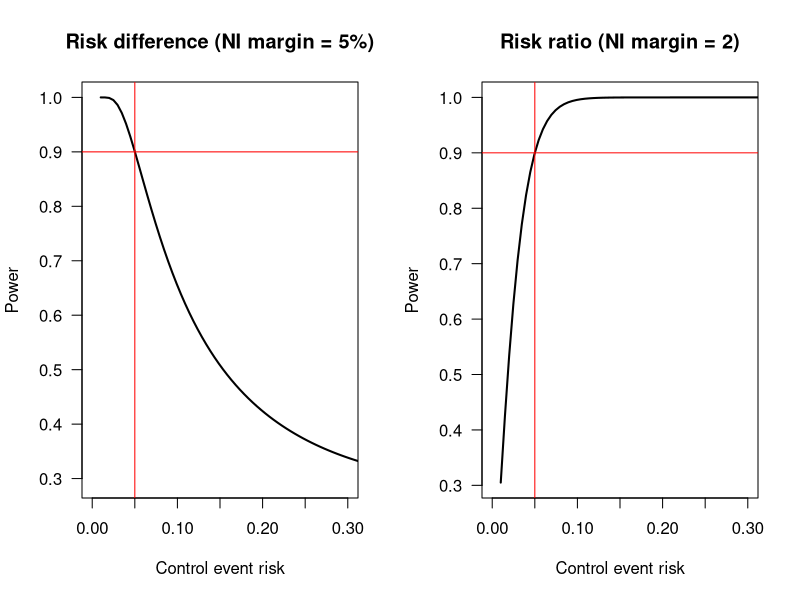

This chart was generated by the following R code:
# Plot sample size given expected control event risk:

setwd("~/Documents/Non-inferiority trials/NI Frontiers/Figures")

pdf(file="Power - Control event risk.pdf",width=10,height=5)
m <- matrix(c(1,2),nrow = 1,ncol = 2,byrow = TRUE)
layout(mat = m,heights = c(0.85,0.85))

# Sample size calculation function for RD:

sam_size= function(alpha,beta,pC,pA,NIm, r) {
  n= (qnorm(1-alpha)+qnorm(1-beta))^2*((r*pC*(1-pC)+pA*(1-pA))/(pC-pA-NIm)^2)
  return(s<-c(n1<-ceiling(n),n2<- ceiling (ceiling(n)/r)))
}

alpha<-0.025
power<-0.9
pC<-seq(0.01,0.5,length.out = 100)
pA<-pC
NIm<-0.05
r<-1
ss<-sam_size(alpha,1-power,0.05,0.05,NIm,r)[1]

# Power calculation for RD

pow= function(alpha,samsize,pC,pA,NIm, r) {
  beta= (sqrt((samsize/((r*pC*(1-pC)+pA*(1-pA))/(pA-pC-NIm)^2)))-qnorm(1-alpha))
  return(p<-pnorm(beta))
}

powers<-rep(NA,length(pC))

for (i in 1:length(pC)) {
  powers[i]<-pow(alpha,ss,pC[i],pA[i],NIm,r)
}

plot(pC,powers,type = "l", xlim=c(0,0.3), las=1, lwd=2, ylab = "Power", xlab = "Control event risk", main="Risk difference (NI margin = 5%)")
abline(v=0.05, col="red")
abline(h=0.9, col="red")

# Sample size calculation function for RR:

sam_size_RR= function(alpha,beta,pC,pA,NIm, r) {
  n= (qnorm(1-alpha)+qnorm(1-beta))^2*((1/(r*pC)+1/(pA))/(log(pA/pC)-NIm)^2)
  return(s<-c(n1<-ceiling(n),n2<- ceiling (ceiling(n)*r)))
}

NImRR<-log(2)
ss2<-sam_size_RR(alpha,1-power,0.05,0.05,NImRR,r)[1]

# Power calculation for RR

pow2= function(alpha,samsize,pC,pA,NImRR, r) {
  beta= (sqrt((samsize/((1/(r*pC)+1/(pA))/(log(pA/pC)-NImRR)^2)))-qnorm(1-alpha))
  return(p<-pnorm(beta))
}

powers2<-rep(NA,length(pC))

for (i in 1:length(pC)) {
  powers2[i]<-pow2(alpha,ss2,pC[i],pA[i],NImRR,r)
}

plot(pC,powers2,type = "l", xlim=c(0,0.3), las=1, lwd=2, ylab = "Power", xlab = "Control event risk", main="Risk ratio (NI margin = 2)")
abline(v=0.05, col="red")
abline(h=0.9, col="red")

dev.off()